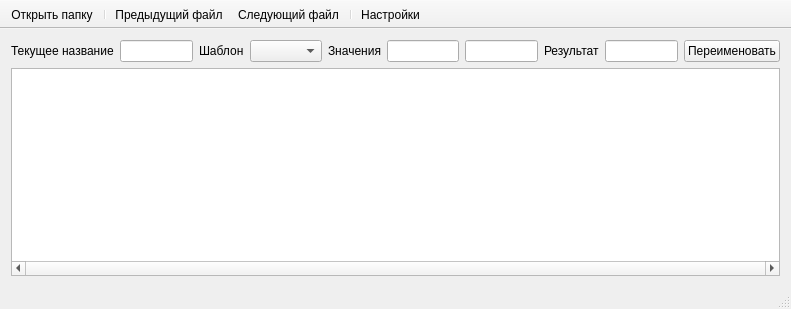
<?xml version="1.0" encoding="UTF-8"?>
<ui version="4.0">
 <class>MainWindow</class>
 <widget class="QMainWindow" name="MainWindow">
  <property name="geometry">
   <rect>
    <x>0</x>
    <y>0</y>
    <width>791</width>
    <height>309</height>
   </rect>
  </property>
  <property name="windowTitle">
   <string>MainWindow</string>
  </property>
  <widget class="QWidget" name="centralWidget">
   <layout class="QVBoxLayout" name="verticalLayout">
    <item>
     <layout class="QHBoxLayout" name="horizontalLayout">
      <item>
       <widget class="QLabel" name="lbCurName">
        <property name="text">
         <string>Текущее название</string>
        </property>
       </widget>
      </item>
      <item>
       <widget class="QLineEdit" name="lineEditCurName"/>
      </item>
      <item>
       <widget class="QLabel" name="labelTemplate">
        <property name="text">
         <string>Шаблон</string>
        </property>
       </widget>
      </item>
      <item>
       <widget class="QComboBox" name="cbTemplate"/>
      </item>
      <item>
       <widget class="QLabel" name="labelValues">
        <property name="text">
         <string>Значения</string>
        </property>
       </widget>
      </item>
      <item>
       <widget class="QLineEdit" name="lineEditValue1"/>
      </item>
      <item>
       <widget class="QLineEdit" name="lineEditValue2"/>
      </item>
      <item>
       <widget class="QLabel" name="labelResult">
        <property name="text">
         <string>Результат</string>
        </property>
       </widget>
      </item>
      <item>
       <widget class="QLineEdit" name="lineEditResult"/>
      </item>
      <item>
       <widget class="QPushButton" name="btnRename">
        <property name="text">
         <string>Переименовать</string>
        </property>
       </widget>
      </item>
     </layout>
    </item>
    <item>
     <widget class="QGraphicsView" name="graphicsView">
      <property name="enabled">
       <bool>true</bool>
      </property>
      <property name="sizePolicy">
       <sizepolicy hsizetype="MinimumExpanding" vsizetype="Expanding">
        <horstretch>0</horstretch>
        <verstretch>0</verstretch>
       </sizepolicy>
      </property>
      <property name="horizontalScrollBarPolicy">
       <enum>Qt::ScrollBarAlwaysOn</enum>
      </property>
      <property name="interactive">
       <bool>true</bool>
      </property>
      <property name="sceneRect">
       <rectf>
        <x>0.000000000000000</x>
        <y>0.000000000000000</y>
        <width>0.000000000000000</width>
        <height>0.000000000000000</height>
       </rectf>
      </property>
      <property name="dragMode">
       <enum>QGraphicsView::ScrollHandDrag</enum>
      </property>
     </widget>
    </item>
   </layout>
  </widget>
  <widget class="QMenuBar" name="menuBar">
   <property name="geometry">
    <rect>
     <x>0</x>
     <y>0</y>
     <width>791</width>
     <height>18</height>
    </rect>
   </property>
  </widget>
  <widget class="QToolBar" name="mainToolBar">
   <property name="sizePolicy">
    <sizepolicy hsizetype="Preferred" vsizetype="Expanding">
     <horstretch>0</horstretch>
     <verstretch>0</verstretch>
    </sizepolicy>
   </property>
   <property name="movable">
    <bool>false</bool>
   </property>
   <property name="iconSize">
    <size>
     <width>32</width>
     <height>32</height>
    </size>
   </property>
   <property name="toolButtonStyle">
    <enum>Qt::ToolButtonTextUnderIcon</enum>
   </property>
   <property name="floatable">
    <bool>false</bool>
   </property>
   <attribute name="toolBarArea">
    <enum>TopToolBarArea</enum>
   </attribute>
   <attribute name="toolBarBreak">
    <bool>false</bool>
   </attribute>
   <addaction name="actionOpenFolder"/>
   <addaction name="separator"/>
   <addaction name="actionPrev"/>
   <addaction name="actionNext"/>
   <addaction name="separator"/>
   <addaction name="actionOptions"/>
  </widget>
  <widget class="QStatusBar" name="statusBar"/>
  <action name="actionOpenFolder">
   <property name="icon">
    <iconset>
     <normalon>:/imgs/imgs/folder_64.png</normalon>
    </iconset>
   </property>
   <property name="text">
    <string>Открыть папку</string>
   </property>
   <property name="shortcut">
    <string>Ctrl+O</string>
   </property>
  </action>
  <action name="actionNext">
   <property name="icon">
    <iconset>
     <normalon>:/imgs/imgs/settings.png</normalon>
    </iconset>
   </property>
   <property name="text">
    <string>Следующий файл</string>
   </property>
   <property name="shortcut">
    <string>Ctrl+Right, Alt+Right</string>
   </property>
  </action>
  <action name="actionPrev">
   <property name="icon">
    <iconset>
     <normalon>:/imgs/imgs/left_64.png</normalon>
    </iconset>
   </property>
   <property name="text">
    <string>Предыдущий файл</string>
   </property>
   <property name="shortcut">
    <string>Ctrl+Left, Alt+Left</string>
   </property>
  </action>
  <action name="actionOptions">
   <property name="icon">
    <iconset resource="images.qrc">
     <normaloff>:/imgs/imgs/gear_64.png</normaloff>:/imgs/imgs/gear_64.png</iconset>
   </property>
   <property name="text">
    <string>Настройки</string>
   </property>
  </action>
 </widget>
 <layoutdefault spacing="6" margin="11"/>
 <resources>
  <include location="images.qrc"/>
 </resources>
 <connections/>
</ui>
